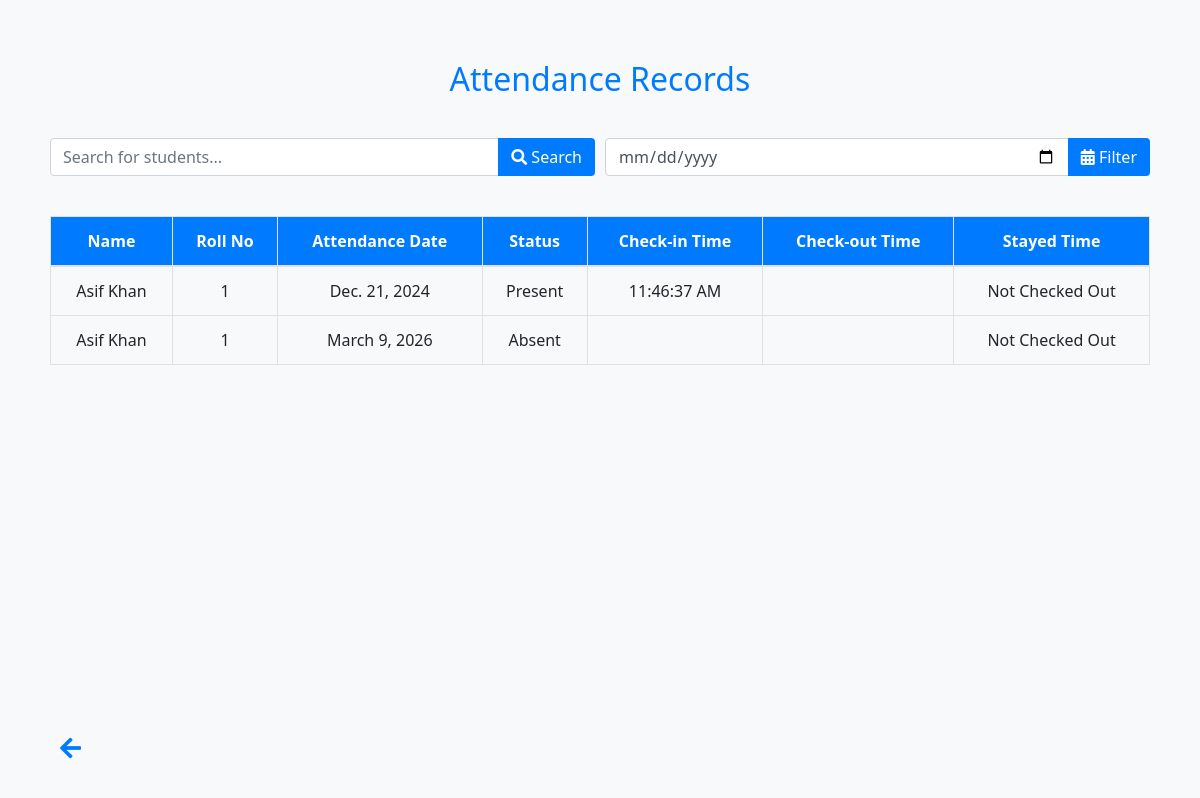
The page /attendance/ (signed in) on the database its author committed.
### app1/models.py (models this page shows, shortened)
class Attendance(models.Model):
    student = models.ForeignKey(Student, on_delete=models.CASCADE)
    date = models.DateField()
    check_in_time = models.DateTimeField(null=True, blank=True)
    check_out_time = models.DateTimeField(null=True, blank=True)
    status = models.CharField(max_length=20, choices=[('Present', 'Present'), ('Absent', 'Absent'), ('Leave', 'Leave')], default='Absent')
    is_late = models.BooleanField(default=False)
    email_sent = models.BooleanField(default=False)
    course = models.ForeignKey(Course, on_delete=models.SET_NULL, null=True, blank=True)

class Student(models.Model):
    user = models.OneToOneField(User, on_delete=models.CASCADE, related_name="student_profile")
    name = models.CharField(max_length=255)
    email = models.EmailField(max_length=255)
    phone_number = models.CharField(max_length=15)
    face_embedding = models.JSONField(blank=True, null=True)
    authorized = models.BooleanField(default=False)
    roll_no = models.CharField(max_length=20,unique=True)
    address = models.TextField()
    date_of_birth = models.DateField()
    joining_date = models.DateField()
    mother_name = models.CharField(max_length=255)
    father_name = models.CharField(max_length=255)
    session = models.ForeignKey(Session, on_delete=models.CASCADE, related_name="students")
    courses = models.ManyToManyField(Course, related_name="students")
    department = models.ManyToManyField(Department, related_name="students")
    semester= models.ManyToManyField(Semester, related_name="students")

### app1/views.py (the view)
# urls.py: path('attendance/', views.student_attendance, name='student_attendance'),
@login_required
def student_attendance(request):
    user = request.user
    student = Student.objects.get(user=user)  # Fetch the logged-in student's profile
    search_query = request.GET.get('search', '')
    date_filter = request.GET.get('attendance_date', '')
    attendance_records = Attendance.objects.filter(student=student)
    if search_query:
        attendance_records = attendance_records.filter(Q(student__name__icontains=search_query) |
                                                      Q(student__roll_no__icontains=search_query))
    if date_filter:
        attendance_records = attendance_records.filter(date=date_filter)
    return render(request, 'student/student_attendance.html', {
        'student_attendance_data': attendance_records,
        'search_query': search_query,
        'date_filter': date_filter
    })

### templates/student/student_attendance.html (shortened to what this page needs)
<!DOCTYPE html>
<html lang="en">
<head>
    <link rel="stylesheet" href="https://stackpath.bootstrapcdn.com/bootstrap/4.5.2/css/bootstrap.min.css">
    <link rel="stylesheet" href="https://cdnjs.cloudflare.com/ajax/libs/font-awesome/5.15.3/css/all.min.css">
</head>
<body>
<div class="container">
    <h2 class="heading">Attendance Records</h2>
    <form method="get" class="filter-container">
        <div class="input-group">
            <input type="text" name="search" class="form-control" placeholder="Search for students..." value="{{ search_query }}">
            <div class="input-group-append">
                <button class="btn btn-custom" type="submit"><i class="fas fa-search"></i> Search</button>
            </div>
        </div>
        <div class="input-group">
            <input type="date" name="attendance_date" class="form-control" value="{{ date_filter }}">
            <div class="input-group-append">
                <button class="btn btn-custom" type="submit"><i class="fas fa-calendar-alt"></i> Filter</button>
            </div>
        </div>
    </form>
    <div class="table-responsive attendance-table">
        <table class="table table-bordered table-hover">
            <thead>
                <tr>
                    <th>Name</th>
                    <th>Roll No</th>
                    <th>Attendance Date</th>
                    <th>Status</th>
                    <th>Check-in Time</th>
                    <th>Check-out Time</th>
                    <th>Stayed Time</th>
                </tr>
            </thead>
            <tbody>
                {% for attendance in student_attendance_data %}
                <tr>
                    <td>{{ attendance.student.name }}</td>
                    <td>{{ attendance.student.roll_no }}</td>
                    <td>{{ attendance.date }}</td>
                    <td>{{ attendance.status }}</td>
                    <td>{{ attendance.check_in_time|date:"h:i:s A" }}</td>
                    <td>{{ attendance.check_out_time|date:"h:i:s A" }}</td>
                    <td>
                        {% if attendance.check_in_time and attendance.check_out_time %}
                            {{ attendance.calculate_duration }}
                        {% else %}
                            Not Checked Out
                        {% endif %}
                    </td>
                </tr>
                {% empty %}
                    <tr>
                        <td colspan="8">No attendance records found.</td>
                    </tr>
                {% endfor %}
            </tbody>
        </table>
    </div>
    <div class="footer">
        <i class="fas fa-arrow-left back-icon" onclick="location.href='/'"></i>
    </div>
</div>
</body>
</html>

### templates/student/student_attendance.html (style rules this page uses)
body, html { margin: 0; padding: 0; font-family: 'Segoe UI', Tahoma, Geneva, Verdana, sans-serif; background-color: #f8f9fa; color: #343a40; }
.container { padding: 20px; min-height: 100vh; display: flex; flex-direction: column; }
.table-responsive { margin-top: 20px; flex-grow: 1; }
.table thead th { vertical-align: middle; text-align: center; background-color: #007bff; color: white; }
.table td, .table th { vertical-align: middle; text-align: center; }
.heading { text-align: center; margin: 40px 0; color: #007bff; }
.footer { margin-top: auto; padding: 10px 0; text-align: left; }
.back-icon { padding: 10px; font-size: 1.5em; color: #007bff; cursor: pointer; transition: color 0.3s ease; }
.filter-container { display: flex; justify-content: space-between; margin-bottom: 20px; }
.filter-container .input-group { flex: 1; margin-right: 10px; }
.filter-container .input-group:last-child { margin-right: 0; }
.btn-custom { background-color: #007bff; color: white; }

### rows shown on the page
Attendance: student.name "Asif Khan", student.roll_no "1", date "Dec. 21, 2024", status "Present", check_in_time "11:46:37 AM", shows "Not Checked Out"
Attendance: student.name "Asif Khan", student.roll_no "1", date "March 9, 2026", status "Absent", shows "Not Checked Out"
